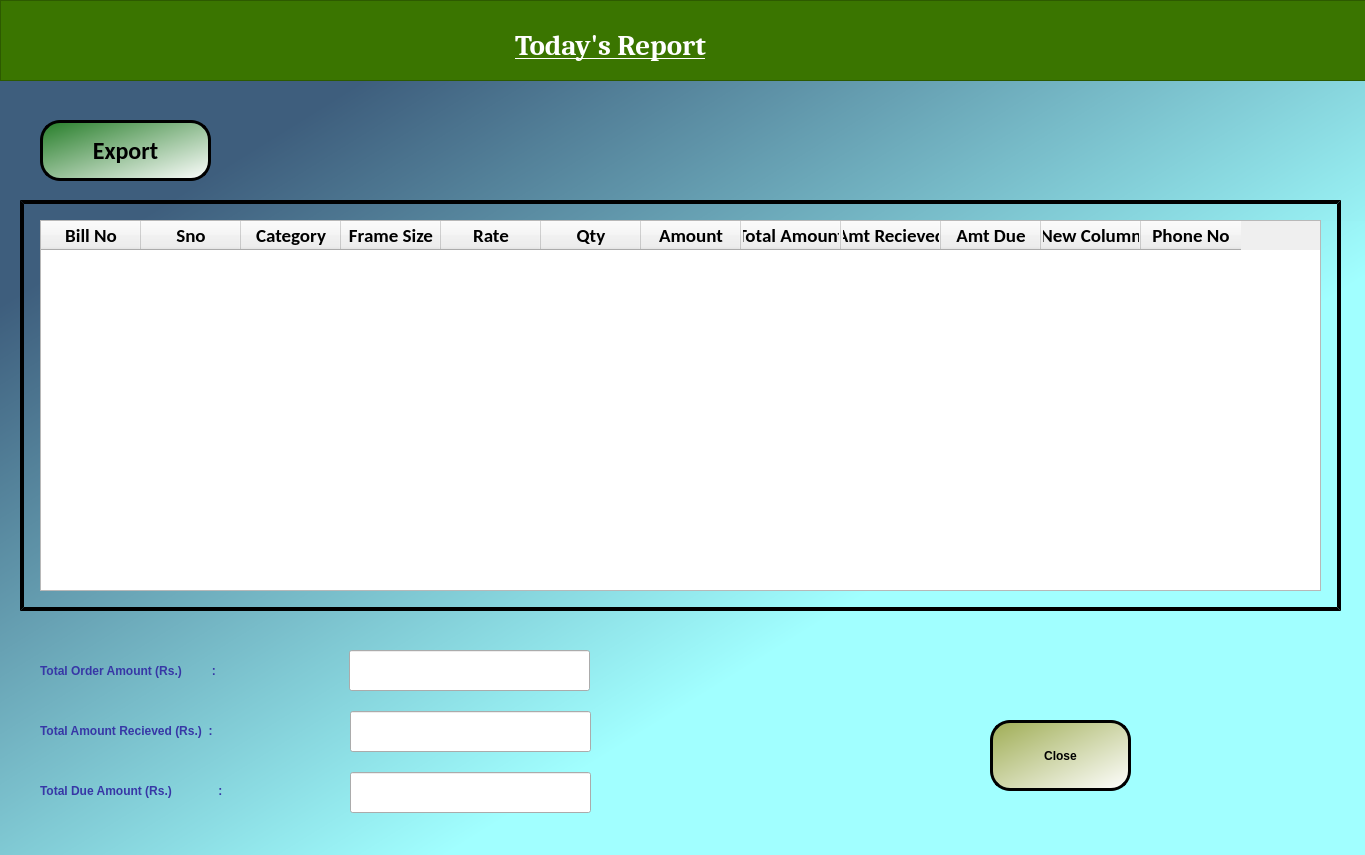
<?xml version="1.0" encoding="UTF-8"?>
<ui version="4.0">
 <class>today_report_window</class>
 <widget class="QDialog" name="today_report_window">
  <property name="geometry">
   <rect>
    <x>0</x>
    <y>0</y>
    <width>1365</width>
    <height>855</height>
   </rect>
  </property>
  <property name="windowTitle">
   <string>Dialog</string>
  </property>
  <property name="styleSheet">
   <string notr="true">#today_report_window{
	background-color: qlineargradient(spread:pad, x1:0, y1:0, x2:1, y2:1, stop:0.179104 rgba(62, 94, 125, 255), stop:0.661692 rgba(161, 255, 255, 255));}</string>
  </property>
  <widget class="QFrame" name="frame">
   <property name="geometry">
    <rect>
     <x>0</x>
     <y>0</y>
     <width>1371</width>
     <height>81</height>
    </rect>
   </property>
   <property name="styleSheet">
    <string notr="true">background-color: rgb(58, 117, 0);</string>
   </property>
   <property name="frameShape">
    <enum>QFrame::StyledPanel</enum>
   </property>
   <property name="frameShadow">
    <enum>QFrame::Raised</enum>
   </property>
   <widget class="QLabel" name="title_label">
    <property name="geometry">
     <rect>
      <x>310</x>
      <y>20</y>
      <width>601</width>
      <height>51</height>
     </rect>
    </property>
    <property name="font">
     <font>
      <family>Cambria</family>
      <pointsize>22</pointsize>
      <weight>75</weight>
      <italic>false</italic>
      <bold>true</bold>
      <underline>true</underline>
     </font>
    </property>
    <property name="styleSheet">
     <string notr="true">font: 75 22pt &quot;Cambria&quot;;
font:bold;
color: white;
</string>
    </property>
    <property name="text">
     <string>Today's Report</string>
    </property>
    <property name="alignment">
     <set>Qt::AlignCenter</set>
    </property>
   </widget>
  </widget>
  <widget class="QFrame" name="today_frame">
   <property name="geometry">
    <rect>
     <x>20</x>
     <y>200</y>
     <width>1321</width>
     <height>411</height>
    </rect>
   </property>
   <property name="styleSheet">
    <string notr="true">#today_frame{border-width:1.5px;
border-style:outset;
border-color:black;
border-width:4px;}
</string>
   </property>
   <property name="frameShape">
    <enum>QFrame::StyledPanel</enum>
   </property>
   <property name="frameShadow">
    <enum>QFrame::Raised</enum>
   </property>
   <widget class="QTableWidget" name="today_table">
    <property name="geometry">
     <rect>
      <x>20</x>
      <y>20</y>
      <width>1281</width>
      <height>371</height>
     </rect>
    </property>
    <property name="styleSheet">
     <string notr="true">#finish_table{
	background-color: qlineargradient(spread:pad, x1:0, y1:0, x2:1, y2:1, stop:0 rgba(255, 255, 255, 255));}</string>
    </property>
    <column>
     <property name="text">
      <string>Bill No</string>
     </property>
     <property name="font">
      <font>
       <family>Calibri</family>
       <pointsize>14</pointsize>
       <weight>75</weight>
       <bold>true</bold>
      </font>
     </property>
    </column>
    <column>
     <property name="text">
      <string>Sno</string>
     </property>
     <property name="font">
      <font>
       <family>Calibri</family>
       <pointsize>14</pointsize>
       <weight>75</weight>
       <bold>true</bold>
      </font>
     </property>
    </column>
    <column>
     <property name="text">
      <string>Category</string>
     </property>
     <property name="font">
      <font>
       <family>Calibri</family>
       <pointsize>14</pointsize>
       <weight>75</weight>
       <bold>true</bold>
      </font>
     </property>
    </column>
    <column>
     <property name="text">
      <string>Frame Size</string>
     </property>
     <property name="font">
      <font>
       <family>Calibri</family>
       <pointsize>14</pointsize>
       <weight>75</weight>
       <bold>true</bold>
      </font>
     </property>
    </column>
    <column>
     <property name="text">
      <string>Rate</string>
     </property>
     <property name="font">
      <font>
       <family>Calibri</family>
       <pointsize>14</pointsize>
       <weight>75</weight>
       <bold>true</bold>
      </font>
     </property>
    </column>
    <column>
     <property name="text">
      <string>Qty</string>
     </property>
     <property name="font">
      <font>
       <family>Calibri</family>
       <pointsize>14</pointsize>
       <weight>75</weight>
       <bold>true</bold>
      </font>
     </property>
    </column>
    <column>
     <property name="text">
      <string>Amount</string>
     </property>
     <property name="font">
      <font>
       <family>Calibri</family>
       <pointsize>14</pointsize>
       <weight>75</weight>
       <bold>true</bold>
      </font>
     </property>
    </column>
    <column>
     <property name="text">
      <string>Total Amount</string>
     </property>
     <property name="font">
      <font>
       <family>Calibri</family>
       <pointsize>14</pointsize>
       <weight>75</weight>
       <bold>true</bold>
      </font>
     </property>
    </column>
    <column>
     <property name="text">
      <string>Amt Recieved</string>
     </property>
     <property name="font">
      <font>
       <family>Calibri</family>
       <pointsize>14</pointsize>
       <weight>75</weight>
       <bold>true</bold>
      </font>
     </property>
    </column>
    <column>
     <property name="text">
      <string>Amt Due</string>
     </property>
     <property name="font">
      <font>
       <family>Calibri</family>
       <pointsize>14</pointsize>
       <weight>75</weight>
       <bold>true</bold>
      </font>
     </property>
    </column>
    <column>
     <property name="text">
      <string>New Column</string>
     </property>
     <property name="font">
      <font>
       <family>Calibri</family>
       <pointsize>14</pointsize>
       <weight>75</weight>
       <bold>true</bold>
      </font>
     </property>
    </column>
    <column>
     <property name="text">
      <string>Phone No</string>
     </property>
     <property name="font">
      <font>
       <family>Calibri</family>
       <pointsize>14</pointsize>
       <weight>75</weight>
       <bold>true</bold>
      </font>
     </property>
    </column>
   </widget>
  </widget>
  <widget class="QLabel" name="due_label">
   <property name="geometry">
    <rect>
     <x>40</x>
     <y>770</y>
     <width>281</width>
     <height>41</height>
    </rect>
   </property>
   <property name="styleSheet">
    <string notr="true">font: 75 12pt &quot;Cambria&quot;;
font:bold;
color: rgb(55, 55, 166);</string>
   </property>
   <property name="text">
    <string>Total Due Amount (Rs.)              :</string>
   </property>
  </widget>
  <widget class="QLineEdit" name="due_le">
   <property name="enabled">
    <bool>true</bool>
   </property>
   <property name="geometry">
    <rect>
     <x>350</x>
     <y>772</y>
     <width>241</width>
     <height>41</height>
    </rect>
   </property>
   <property name="font">
    <font>
     <family>Calibri</family>
     <pointsize>16</pointsize>
     <weight>75</weight>
     <bold>true</bold>
    </font>
   </property>
   <property name="styleSheet">
    <string notr="true">color:red;</string>
   </property>
  </widget>
  <widget class="QLabel" name="total_label">
   <property name="geometry">
    <rect>
     <x>40</x>
     <y>650</y>
     <width>281</width>
     <height>41</height>
    </rect>
   </property>
   <property name="styleSheet">
    <string notr="true">font: 75 12pt &quot;Cambria&quot;;
font:bold;
color: rgb(55, 55, 166);
</string>
   </property>
   <property name="text">
    <string>Total Order Amount (Rs.)         :</string>
   </property>
  </widget>
  <widget class="QLineEdit" name="total_le">
   <property name="enabled">
    <bool>true</bool>
   </property>
   <property name="geometry">
    <rect>
     <x>349</x>
     <y>650</y>
     <width>241</width>
     <height>41</height>
    </rect>
   </property>
   <property name="font">
    <font>
     <family>Calibri</family>
     <pointsize>16</pointsize>
     <weight>75</weight>
     <bold>true</bold>
    </font>
   </property>
   <property name="styleSheet">
    <string notr="true">color:brown;</string>
   </property>
  </widget>
  <widget class="QLineEdit" name="recieved_le">
   <property name="enabled">
    <bool>true</bool>
   </property>
   <property name="geometry">
    <rect>
     <x>350</x>
     <y>711</y>
     <width>241</width>
     <height>41</height>
    </rect>
   </property>
   <property name="palette">
    <palette>
     <active>
      <colorrole role="WindowText">
       <brush brushstyle="SolidPattern">
        <color alpha="255">
         <red>0</red>
         <green>128</green>
         <blue>0</blue>
        </color>
       </brush>
      </colorrole>
      <colorrole role="Text">
       <brush brushstyle="SolidPattern">
        <color alpha="255">
         <red>0</red>
         <green>128</green>
         <blue>0</blue>
        </color>
       </brush>
      </colorrole>
      <colorrole role="ButtonText">
       <brush brushstyle="SolidPattern">
        <color alpha="255">
         <red>0</red>
         <green>128</green>
         <blue>0</blue>
        </color>
       </brush>
      </colorrole>
      <colorrole role="PlaceholderText">
       <brush brushstyle="SolidPattern">
        <color alpha="128">
         <red>0</red>
         <green>216</green>
         <blue>0</blue>
        </color>
       </brush>
      </colorrole>
     </active>
     <inactive>
      <colorrole role="WindowText">
       <brush brushstyle="SolidPattern">
        <color alpha="255">
         <red>0</red>
         <green>128</green>
         <blue>0</blue>
        </color>
       </brush>
      </colorrole>
      <colorrole role="Text">
       <brush brushstyle="SolidPattern">
        <color alpha="255">
         <red>0</red>
         <green>128</green>
         <blue>0</blue>
        </color>
       </brush>
      </colorrole>
      <colorrole role="ButtonText">
       <brush brushstyle="SolidPattern">
        <color alpha="255">
         <red>0</red>
         <green>128</green>
         <blue>0</blue>
        </color>
       </brush>
      </colorrole>
      <colorrole role="PlaceholderText">
       <brush brushstyle="SolidPattern">
        <color alpha="128">
         <red>0</red>
         <green>216</green>
         <blue>0</blue>
        </color>
       </brush>
      </colorrole>
     </inactive>
     <disabled>
      <colorrole role="WindowText">
       <brush brushstyle="SolidPattern">
        <color alpha="255">
         <red>0</red>
         <green>128</green>
         <blue>0</blue>
        </color>
       </brush>
      </colorrole>
      <colorrole role="Text">
       <brush brushstyle="SolidPattern">
        <color alpha="255">
         <red>0</red>
         <green>128</green>
         <blue>0</blue>
        </color>
       </brush>
      </colorrole>
      <colorrole role="ButtonText">
       <brush brushstyle="SolidPattern">
        <color alpha="255">
         <red>0</red>
         <green>128</green>
         <blue>0</blue>
        </color>
       </brush>
      </colorrole>
      <colorrole role="PlaceholderText">
       <brush brushstyle="SolidPattern">
        <color alpha="128">
         <red>0</red>
         <green>0</green>
         <blue>0</blue>
        </color>
       </brush>
      </colorrole>
     </disabled>
    </palette>
   </property>
   <property name="font">
    <font>
     <family>Calibri</family>
     <pointsize>16</pointsize>
     <weight>75</weight>
     <bold>true</bold>
    </font>
   </property>
   <property name="styleSheet">
    <string notr="true">color:green;</string>
   </property>
  </widget>
  <widget class="QLabel" name="recieved_label">
   <property name="geometry">
    <rect>
     <x>40</x>
     <y>710</y>
     <width>281</width>
     <height>41</height>
    </rect>
   </property>
   <property name="styleSheet">
    <string notr="true">font: 75 12pt &quot;Cambria&quot;;
font:bold;
color: rgb(55, 55, 166);
</string>
   </property>
   <property name="text">
    <string>Total Amount Recieved (Rs.)  :</string>
   </property>
  </widget>
  <widget class="QPushButton" name="export_btn">
   <property name="geometry">
    <rect>
     <x>40</x>
     <y>120</y>
     <width>171</width>
     <height>61</height>
    </rect>
   </property>
   <property name="font">
    <font>
     <family>Calibri</family>
     <pointsize>18</pointsize>
     <weight>75</weight>
     <italic>false</italic>
     <bold>true</bold>
    </font>
   </property>
   <property name="styleSheet">
    <string notr="true">background-color: qlineargradient(spread:pad, x1:0, y1:0, x2:1, y2:1, stop:0 rgba(37, 125, 40, 255), stop:1 rgba(255, 255, 255, 255));
font: 75 18pt &quot;Calibri&quot;;
border-radius:20px;
border-style:outset;
border-width:3px;
border-color:black;
font:bold;</string>
   </property>
   <property name="text">
    <string>Export</string>
   </property>
  </widget>
  <widget class="QPushButton" name="close_btn">
   <property name="geometry">
    <rect>
     <x>990</x>
     <y>720</y>
     <width>141</width>
     <height>71</height>
    </rect>
   </property>
   <property name="styleSheet">
    <string notr="true">background-color: qlineargradient(spread:pad, x1:0, y1:0, x2:1, y2:1, stop:0 rgba(159, 173, 84, 255), stop:1 rgba(255, 255, 255, 255));
font: 75 14pt &quot;Calibri&quot;;
border-radius:20px;
border-style:outset;
border-width:3px;
border-color:black;
font:bold;</string>
   </property>
   <property name="text">
    <string>Close</string>
   </property>
  </widget>
 </widget>
 <resources/>
 <connections/>
</ui>
